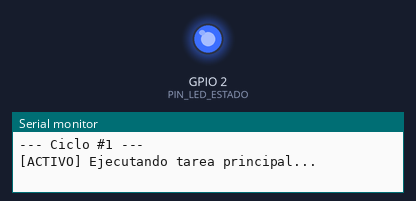
Recording of a program running on a simulated ESP32. Parts: output pins drawn as LEDs (lit = HIGH), the last lines printed to the serial monitor.

Above: at 0.37 s.
At 8.8 s:
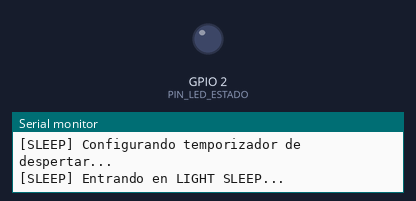
Timing chart, 0 to 12.1 s (numbered marks = the images above):
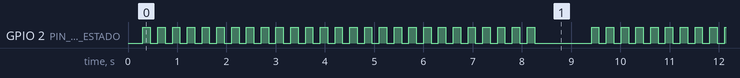

Measured:
- by itself, GPIO 2 (PIN_LED_ESTADO): repeats every 9.1 s: HIGH 0.15 s, LOW 1.2 s, 26 × (HIGH 0.15 s, LOW 0.15 s)
- by itself, everything shown: repeats every 9.1 s, in 54 steps

The program:

main.cpp
```cpp
#include <Arduino.h>
#include "esp_sleep.h"

// PINES
const uint8_t PIN_LED_ESTADO = 2;    // LED indicador (activo / dormido)

// TIEMPOS
const uint32_t TIEMPO_ACTIVO_MS   = 8000;              // 8 s de tarea activa
const uint64_t TIEMPO_SLEEP_US    = 12ULL * 1000000ULL; // 12 s de light sleep

uint32_t contadorCiclos = 0;

void configurarPines();
void faseActiva();
void prepararYdormir();
void reportarCausaDespertar();
void parpadear(uint8_t veces, uint16_t msDelay);

void setup() {
  Serial.begin(115200);
  delay(300);
  configurarPines();

  Serial.println(" Sistema de gestion de energia - ESP32 Light Sleep");
}

void loop() {
  contadorCiclos++;
  Serial.printf("\n--- Ciclo #%u ---\n", contadorCiclos);

  faseActiva();          // 1. tarea activa
  prepararYdormir();     // 2. entra a Light Sleep real
  reportarCausaDespertar(); // 3. informa por qué despertó
}

void configurarPines() {
  pinMode(PIN_LED_ESTADO, OUTPUT);
  digitalWrite(PIN_LED_ESTADO, LOW);
}

// Simula la tarea "productiva" del sistema mientras está despierto
void faseActiva() {
  Serial.println("[ACTIVO] Ejecutando tarea principal...");
  uint32_t inicio = millis();

  while (millis() - inicio < TIEMPO_ACTIVO_MS) {
    digitalWrite(PIN_LED_ESTADO, HIGH);
    delay(150);
    digitalWrite(PIN_LED_ESTADO, LOW);
    delay(150);
  }
  Serial.println("[ACTIVO] Tarea finalizada.");
}

// Configura la fuente de despertar (temporizador) y entra en Light Sleep real
void prepararYdormir() {
  Serial.println("[SLEEP] Configurando temporizador de despertar...");

  // Despertar por temporizador RTC
  esp_sleep_enable_timer_wakeup(TIEMPO_SLEEP_US);

  Serial.println("[SLEEP] Entrando en LIGHT SLEEP...");
  Serial.flush(); // asegura que el UART termine de enviar antes de dormir

  esp_light_sleep_start();   // aquí realmente se suspende la CPU

  // La ejecución continúa exactamente aquí al despertar
  Serial.println("[WAKE] CPU reactivada.");
}

// Usa la API oficial para confirmar que el despertar vino del temporizador
void reportarCausaDespertar() {
  esp_sleep_wakeup_cause_t causa = esp_sleep_get_wakeup_cause();

  if (causa == ESP_SLEEP_WAKEUP_TIMER) {
    Serial.println("[CAUSA] Despertar por TEMPORIZADOR (timer RTC).");
    parpadear(1, 400);
  } else {
    Serial.printf("[CAUSA] Otra causa inesperada (%d).\n", causa);
  }
}

void parpadear(uint8_t veces, uint16_t msDelay) {
  for (uint8_t i = 0; i < veces; i++) {
    digitalWrite(PIN_LED_ESTADO, HIGH);
    delay(msDelay);
    digitalWrite(PIN_LED_ESTADO, LOW);
    delay(msDelay);
  }
}
```
